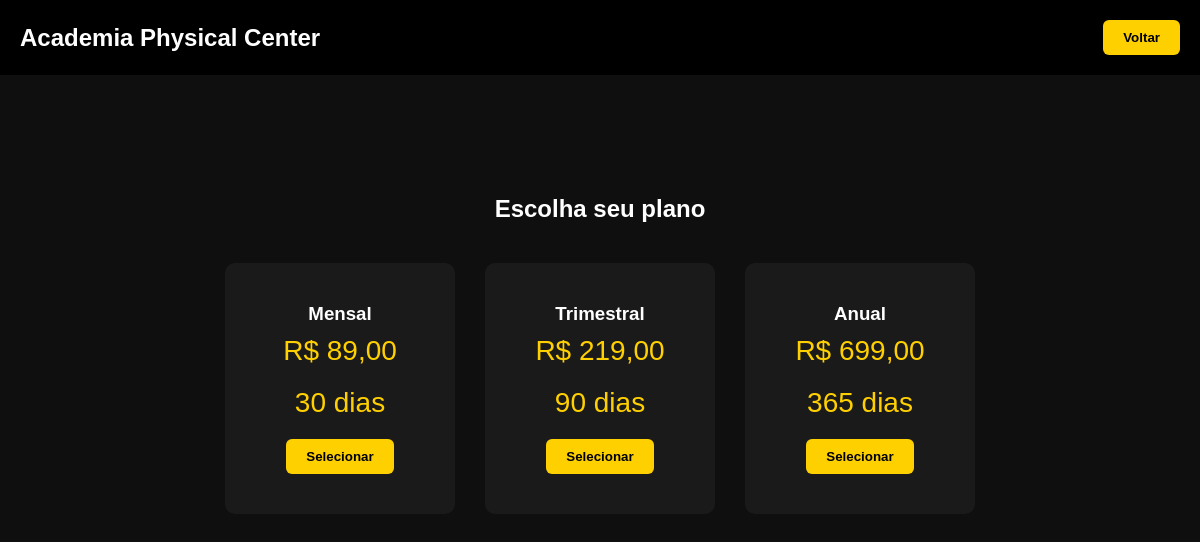
/planos.php, run on the app's committed database.
### tables this page shows
CREATE TABLE planos (
            id INTEGER PRIMARY KEY AUTOINCREMENT,
            nome TEXT,
            preco REAL,
            duracao INTEGER
        );

### planos.php (the view, shortened to what this page needs)
<?php
require "database.php";
$planos = $db->query("SELECT * FROM planos")->fetchAll();
$planoSelecionado = $_GET['plano'] ?? '';
?>
<!DOCTYPE html>
<html lang="pt-BR">
<head>
<link rel="stylesheet" href="style.css">
</head>
<body>
<header>
    <div class="header-container">
        <h1 class="logo">Academia Physical Center</h1>
        <div class="header-buttons">
            <a href="index.php">
                <button type="button">Voltar</button>
            </a>
        </div>
    </div>
</header>
<div class="planos" style="margin-top:40px;">
    <h2>Escolha seu plano</h2>
    <div class="cards">
        <?php foreach ($planos as $p): ?>
            <div class="card <?= ($planoSelecionado == $p['id']) ? 'destaque' : '' ?>">
                <h3><?= htmlspecialchars($p['nome']) ?></h3>
                <p>R$ <?= number_format($p['preco'], 2, ',', '.') ?></p>
                <p><?= $p['duracao'] ?> dias</p>
                <a href="cadastro.php?plano=<?= $p['nome'] ?>">
                    <button>Selecionar</button>
                </a>
            </div>
        <?php endforeach; ?>
    </div>
</div>
</body>
</html>

### style.css (style rules this page uses)
* { margin: 0; padding: 0; box-sizing: border-box; font-family: Arial, Helvetica, sans-serif; }
body { background: #0f0f0f; color: white; }
header { width: 100%; background: #000; }
.header-container { max-width: 1200px; margin: auto; display: flex; align-items: center; justify-content: space-between; padding: 20px; }
header h1 { font-size: 24px; }
button { background: #ffd000; border: none; padding: 10px 20px; font-weight: bold; cursor: pointer; transition: 0.3s; border-radius: 6px; }
.header-buttons { display: flex; gap: 10px; }
.planos { padding: 80px 20px; text-align: center; }
.cards { display: flex; justify-content: center; gap: 30px; margin-top: 40px; flex-wrap: wrap; }
.card { background: #1a1a1a; padding: 40px; width: 230px; border-radius: 10px; transition: 0.3s; }
.card h3 { margin-bottom: 10px; }
.card p { font-size: 28px; color: #ffd000; margin-bottom: 20px; }

### data on the page
planos: nome "Mensal", preco "89,00", duracao "30"
planos: nome "Trimestral", preco "219,00", duracao "90"
planos: nome "Anual", preco "699,00", duracao "365"
